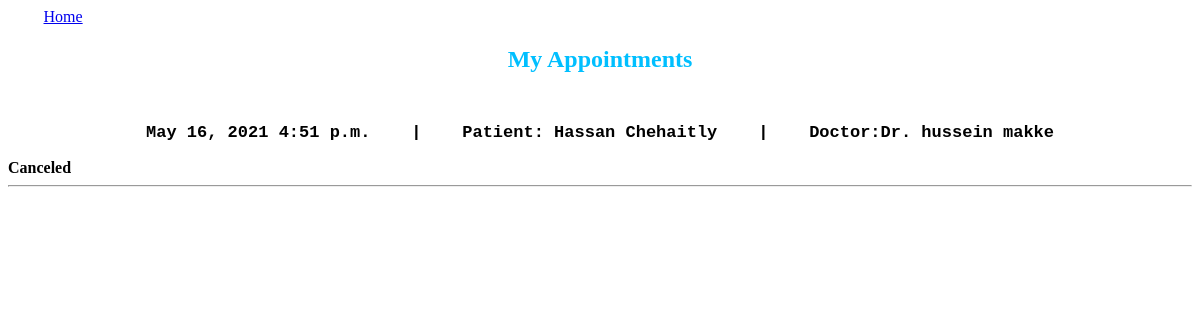
Page /appointment/viewappointments/ (signed in) on the earlier database version.
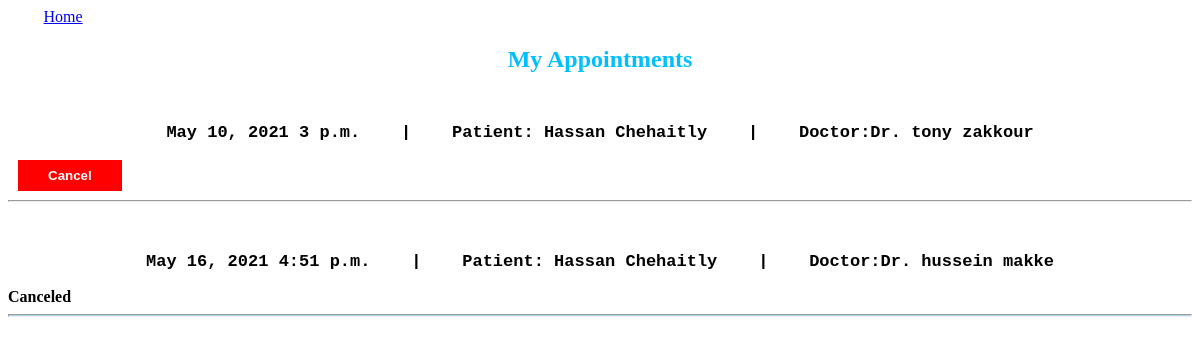
Same page on the later database version.
### appointments/models.py (models this page shows, shortened)
class Appointment(models.Model):
    patient = models.ForeignKey(Patient, on_delete=models.CASCADE, related_name='appointment_patient')
    doctor = models.ForeignKey(Doctor, on_delete=models.CASCADE, related_name='appointment_doctor')
    patientname=models.CharField(max_length=40,null=True)
    doctorname =models.CharField(max_length=40,null=True)
    date = models.DateField(null=True)
    time = models.fields.TimeField(null=True)
    description=models.TextField(max_length=500, null=True)
    canceled = models.BooleanField(default= False)

### appointments/views.py (the view)
# urls.py: path('viewappointments/', views.viewAppointments)
def viewAppointments(request):
    id = request.session.get('id')
    if (Patient.objects.filter(user_id=id).exists()):
        return patientAppointments(request)
    elif Patient.objects.filter(user_id=id).exists():
        return doctorAppointments(request)
    return redirect('/login/')

### appointments/views.py (called while the page is built)
def patientAppointments( request):
    userID = request.session.get('id')
    patient =  Patient.objects.get(user_id = userID)
    print("INFO here :" , patient.firstname, patient.lastname, patient.mobile)
    if request.method== 'POST':
          if request.POST.get("action")== "Cancel":                     # if action is cancel
            cancelappointment(request)
    appointments = Appointment.objects.filter(patient_id = patient.id ).order_by('date')
    return render(request , 'Appointments.html' ,{'appointments' : appointments})

### templates/Appointments.html (shortened to what this page needs)
<!DOCTYPE html>
<html lang="en">
<head>
</head>
<body>
 <a href='/' style="padding: 3%;">Home</a>
 <h2 style="color:DeepSkyBlue; text-align:center;">My  Appointments</h2>
<div>
    {% for appt in appointments %}
        <form action="" method="POST">
             <b><p class="row"> {{ appt.date }}  {{ appt.time }}  &nbsp;&nbsp;&nbsp;|&nbsp;&nbsp;&nbsp;  Patient: {{ appt.patientname }}  &nbsp;&nbsp;&nbsp;|&nbsp;&nbsp;&nbsp;  Doctor:{{ appt.doctorname }}   </p></b>
                {% if not appt.canceled %}
                    <input type="submit" name = "action" value="Cancel">
                {% else %}
                    <strong> Canceled</strong>
                {% endif %}
        </form>
        <hr style="height: 0.5px; background-color: lightblue; margin-bottom: 0%;">
    {% endfor %}
</div>
</body>
</html>

Differences in the rows shown:
added Appointment: date "May 10, 2021", time "3 p.m.", patientname "Hassan Chehaitly", doctorname "Dr. tony zakkour"
